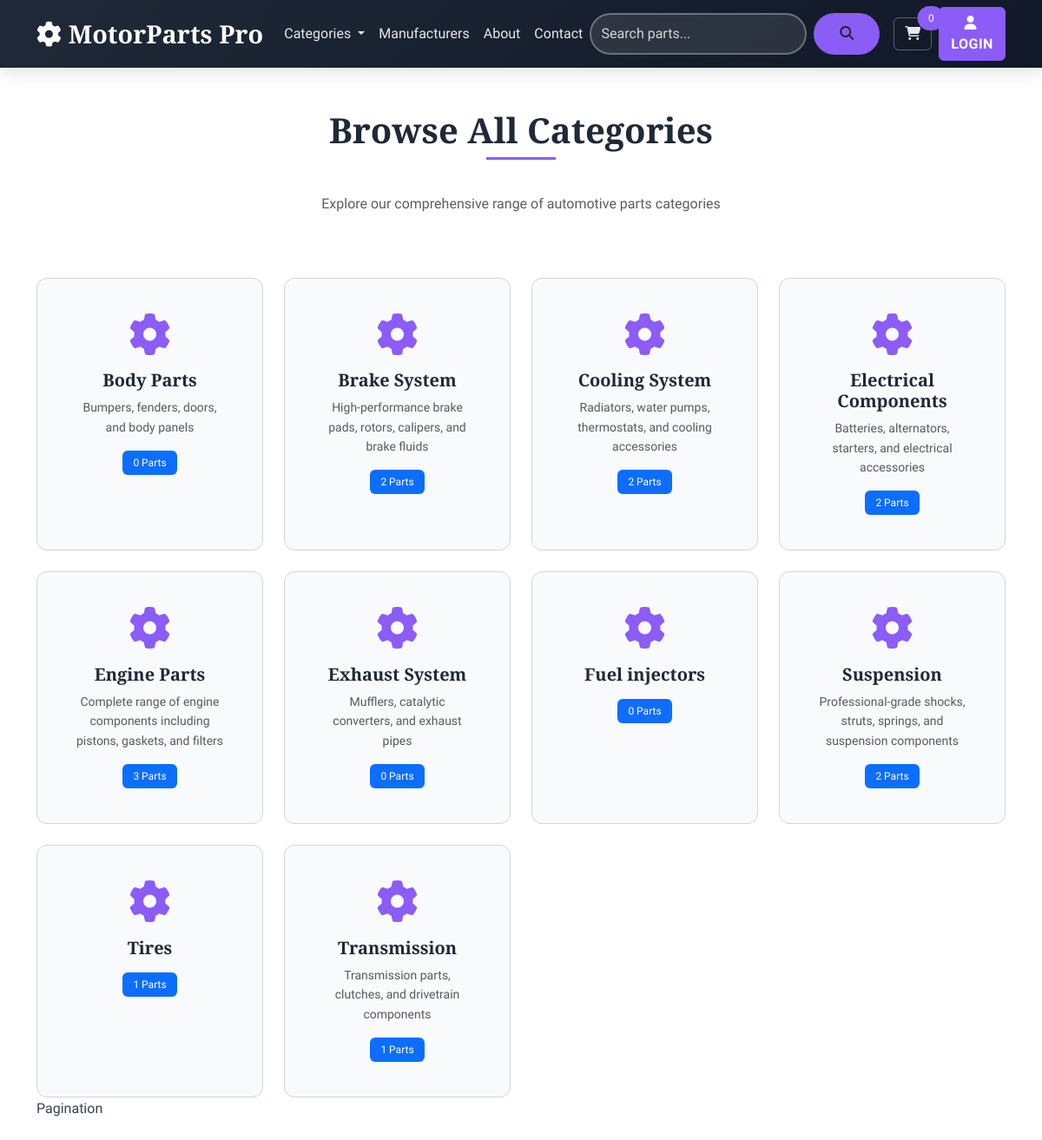
Page /categories/ on the committed database.
### parts/models.py (models this page shows, shortened)
class Category(models.Model):
    name = models.CharField(max_length=255)
    slug = models.SlugField(unique=True)
    parent = models.ForeignKey('self', on_delete=models.CASCADE, null=True, blank=True)
    description = models.TextField(blank=True)
    is_active = models.BooleanField(default=True)
    class Meta:
        verbose_name_plural = "Categories"

### parts/views.py (the view)
# urls.py: path('categories/', views.CategoryListView.as_view(), name='categories'),
class CategoryListView(ListView):
    template_name = "parts/category/listing.html"
    model = Category
    paginate_by = 12
    context_object_name = 'categories'
    def get_queryset(self):
        return Category.objects.filter(is_active=True).order_by('name')
    def get_context_data(self, **kwargs):
        context = super().get_context_data(**kwargs)
        context['all_categories'] = Category.objects.filter(is_active=True).order_by('name')[:4]
        return context

### carts/context_processors.py (called while the page is built)
def cart_context(request):
    cart = None
    cart_total = 0
    if request.user.is_authenticated:
        cart, created = Cart.objects.get_or_create(user=request.user)
    else:
        session_key = request.session.session_key
        if session_key:
            cart = Cart.objects.filter(session_key=session_key).first()
    if cart:
        cart_total = cart.get_total_items()
    return {
        'cart': cart,
        'cart_total_items': cart_total,
    }

### templates/parts/category/listing.html (shortened to what this page needs)
{% extends 'layout.html' %}
{% block content %}
<div class="container py-5">
    <div class="row mb-5">
        <div class="col-12">
            <h1 class="section-title">Browse All Categories</h1>
            <p class="text-center text-muted mb-4">
                Explore our comprehensive range of automotive parts categories
            </p>
        </div>
    </div>
    {% if categories %}
    <div class="row g-4">
        {% for category in categories %}
        <div class="col-lg-3 col-md-4 col-sm-6">
            <a href="{% url 'parts:index' %}?category={{ category.slug }}" class="text-decoration-none">
                <div class="category-card h-100">
                    <div class="mb-3">
                        <i class="fas fa-cog fa-3x text-accent"></i>
                    </div>
                    <h5 class="fw-bold text-primary mb-2">{{ category.name }}</h5>
                    {% if category.description %}
                    <p class="text-muted small mb-0">{{ category.description|truncatewords:15 }}</p>
                    {% endif %}
                    <div class="mt-3">
                        <span class="badge bg-primary">
                            {{ category.part_set.count }} Parts
                        </span>
                    </div>
                </div>
            </a>
        </div>
        {% endfor %}
    </div>
     Pagination
    {% endif %}
</div>
{% endblock %}

### templates/layout.html (shortened to what this page needs)
<!DOCTYPE html>
<html lang="en">
<head>
    <link href="https://cdn.jsdelivr.net/npm/bootstrap@5.3.2/dist/css/bootstrap.min.css" rel="stylesheet">
    <link rel="stylesheet" href="https://cdnjs.cloudflare.com/ajax/libs/font-awesome/6.4.0/css/all.min.css">
    {% load static %}
    <link href="{% static "styles.css" %}" rel="stylesheet">
</head>
<body>
    <nav class="navbar navbar-expand-lg navbar-dark sticky-top">
        <div class="container">
            <a class="navbar-brand" href="/">
                <i class="fas fa-cog me-2"></i>MotorParts Pro
            </a>
            <div class="collapse navbar-collapse" id="navbarNav">
                <ul class="navbar-nav me-auto">
                    <li class="nav-item dropdown">
                        <a class="nav-link dropdown-toggle" href="#" role="button" data-bs-toggle="dropdown">
                            Categories
                        </a>
                    </li>
                    <li class="nav-item">
                        <a class="nav-link" href="{% url "parts:manufacturers" %}">Manufacturers</a>
                    </li>
                    <li class="nav-item">
                        <a class="nav-link" href="#">About</a>
                    </li>
                    <li class="nav-item">
                        <a class="nav-link" href="#">Contact</a>
                    </li>
                </ul>
                <div class="d-flex align-items-center">
                    <form class="d-flex me-3" role="search">
                        <input class="form-control me-2 search-bar" type="search" placeholder="Search parts..." style="min-width: 250px;">
                        <button class="btn search-btn" type="submit">
                            <i class="fas fa-search"></i>
                        </button>
                    </form>
                    <a href="{% url 'carts:cart_detail' %}" class="btn btn-outline-primary me-2 position-relative">
                        <i class="fas fa-shopping-cart"></i>
                        <span class="position-absolute top-0 start-100 translate-middle badge rounded-pill" style="background-color: var(--accent-color);" id="cart-count">
                            0
                        </span>
                    </a>
                    {% if request.user.is_authenticated %}
                        <div class="dropdown">
                            <button class="btn btn-primary dropdown-toggle" type="button" id="accountDropdown" data-bs-toggle="dropdown" aria-expanded="false">
                                <i class="fas fa-user me-1"></i>Account
                            </button>
                            <ul class="dropdown-menu dropdown-menu-end" aria-labelledby="accountDropdown">
                                <li>
                                    <a class="dropdown-item" href="{% url 'accounts:profile' %}">
                                        <i class="fas fa-user-circle me-2"></i>User Profile
                                    </a>
                                </li>
                                <li><hr class="dropdown-divider"></li>
                                <li>
                                    <a class="dropdown-item" href="{% url 'accounts:logout' %}">
                                        <i class="fas fa-sign-out-alt me-2"></i>Logout
                                    </a>
                                </li>
                            </ul>
                        </div>
                    {% else %}
                        <a href="{% url "accounts:login" %}" class="btn btn-primary">
                            <i class="fas fa-user me-1"></i>Login
                        </a>
                    {% endif %}
                </div>
            </div>
        </div>
    </nav>
    <main>
        {% block content %}{% endblock %}
    </main>
</body>
</html>

### static/styles.css (style rules this page uses)
:root { --primary-color: #1f2937; --accent-color: #8b5cf6; --secondary-color: #6b7280; --text-color: #374151; --light-bg: #f8fafc; --border-color: #d1d5db; --white: #ffffff; }
body { font-family: 'Source Sans Pro', sans-serif; color: var(--text-color); line-height: 1.6; }
h1, h2, h3, h4, h5, h6 { font-family: 'Playfair Display', serif; font-weight: 700; color: var(--primary-color); }
.btn-primary { background-color: var(--primary-color); border-color: var(--primary-color); font-weight: 600; text-transform: uppercase; letter-spacing: 0.5px; transition: all 0.3s ease; }
.text-primary { color: var(--primary-color) !important; }
.text-accent { color: var(--accent-color) !important; }
.navbar-brand { font-family: 'Playfair Display', serif; font-weight: 800; font-size: 1.8rem; color: var(--primary-color) !important; }
.navbar { background: linear-gradient(135deg, var(--primary-color) 0%, #111827 100%) !important; box-shadow: 0 4px 20px rgba(31, 41, 55, 0.15); }
.navbar .navbar-brand { color: var(--white) !important; }
.navbar .nav-link { color: rgba(255, 255, 255, 0.9) !important; font-weight: 500; transition: all 0.3s ease; }
.navbar .btn-outline-primary { border-color: rgba(255, 255, 255, 0.3); color: rgba(255, 255, 255, 0.9); }
.navbar .btn-primary { background-color: var(--accent-color); border-color: var(--accent-color); }
.category-card { background: var(--light-bg); border: 1px solid var(--border-color); border-radius: 12px; transition: all 0.3s ease; padding: 2.5rem; text-align: center; }
.search-bar { border-radius: 50px; border: 2px solid rgba(255,255,255,0.3); background: rgba(255,255,255,0.1); color: white; backdrop-filter: blur(10px); }
.search-bar::placeholder { color: rgba(255,255,255,0.8); }
.search-btn { border-radius: 50px; background: var(--accent-color); border: none; padding: 12px 30px; font-weight: 600; transition: all 0.3s ease; }
.section-title { font-family: 'Playfair Display', serif; font-weight: 800; font-size: 2.5rem; color: var(--primary-color); text-align: center; margin-bottom: 3rem; position: relative; }
.section-title::after { content: ''; position: absolute; bottom: -10px; left: 50%; transform: translateX(-50%); width: 80px; height: 3px; background: var(--accent-color); }
.badge { font-weight: 500; padding: 0.5rem 0.75rem; border-radius: 6px; }

### rows in the picture
Category: name "Body Parts", description "Bumpers, fenders, doors, and body panels", part_set.count "0"
Category: name "Brake System", description "High-performance brake pads, rotors, calipers, and brake fluids", part_set.count "2"
Category: name "Cooling System", description "Radiators, water pumps, thermostats, and cooling accessories", part_set.count "2"
Category: name "Electrical Components", description "Batteries, alternators, starters, and electrical accessories", part_set.count "2"
Category: name "Engine Parts", description "Complete range of engine components including pistons, gaskets, and filters", part_set.count "3"
Category: name "Exhaust System", description "Mufflers, catalytic converters, and exhaust pipes", part_set.count "0"
Category: name "Fuel injectors", part_set.count "0"
Category: name "Suspension", description "Professional-grade shocks, struts, springs, and suspension components", part_set.count "2"
Category: name "Tires", part_set.count "1"
Category: name "Transmission", description "Transmission parts, clutches, and drivetrain components", part_set.count "1"
